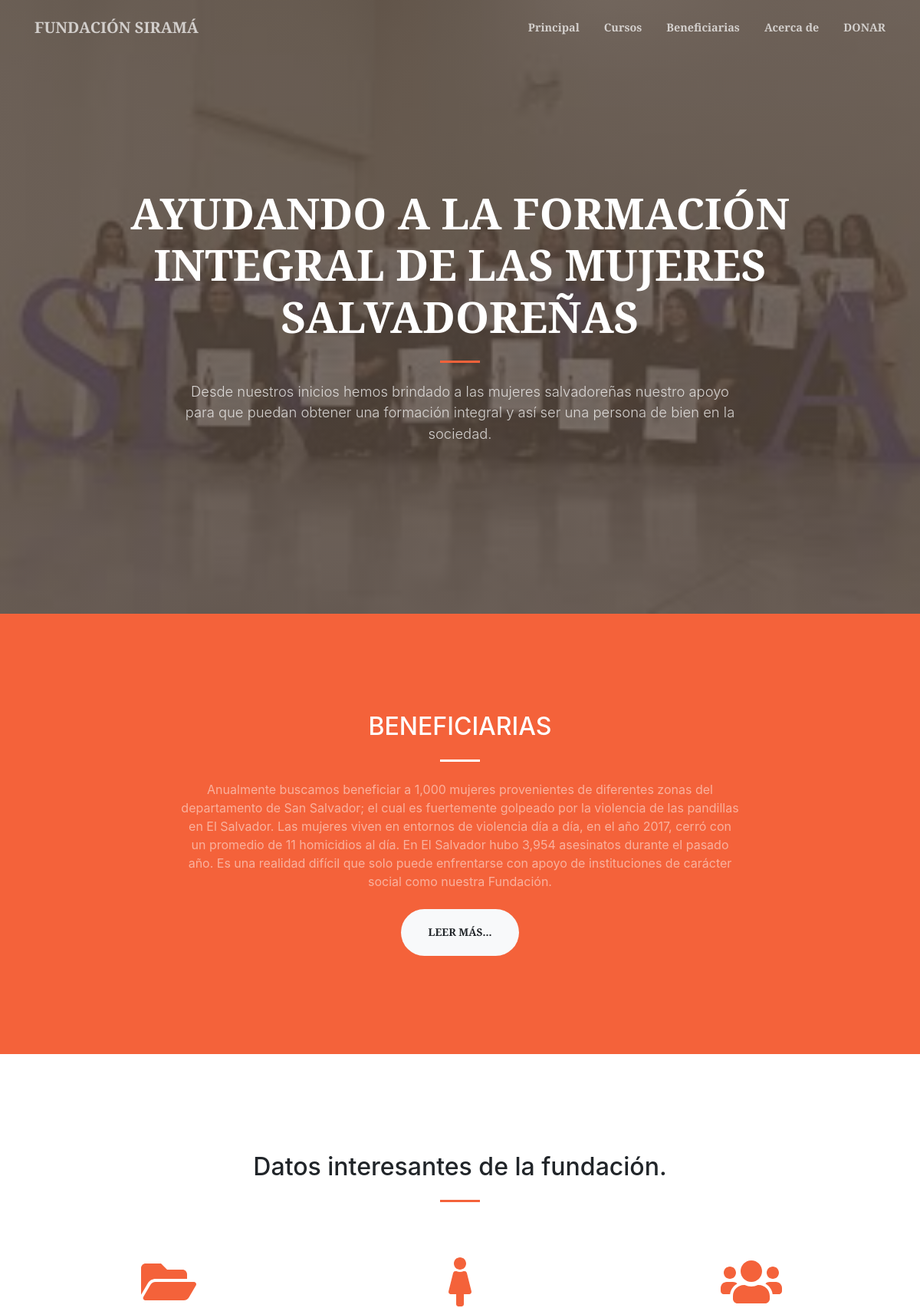
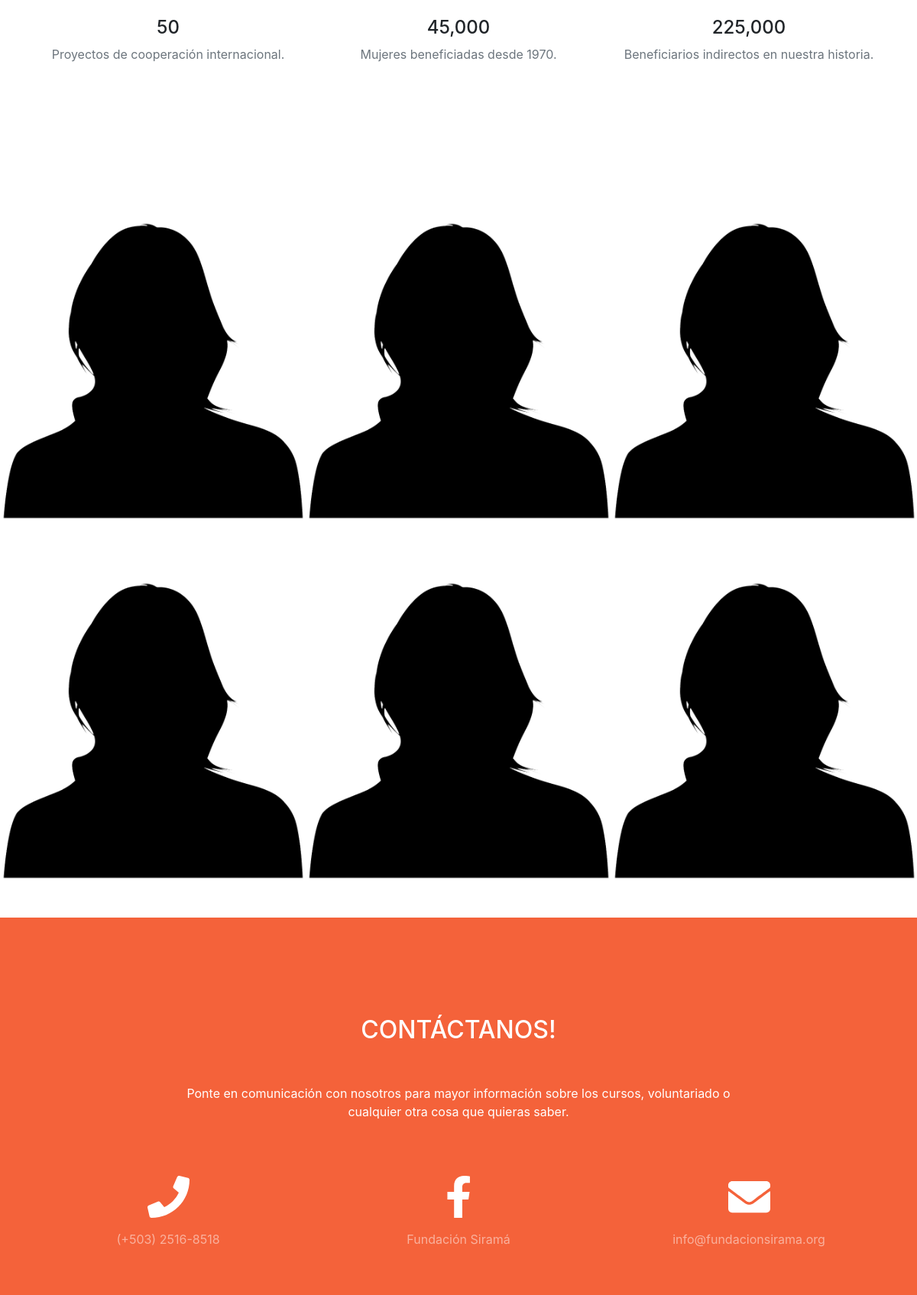
Screenshot of /Beneficiarias.php (upper part) with the database file from the repository (2 pictures, top to bottom).
### tables this page shows
CREATE TABLE IF NOT EXISTS `enunciados` (
  `Id_Enun` int(5) NOT NULL,
  `Titulo` varchar(150) NOT NULL,
  `Descripcion` varchar(1500) NOT NULL,
  `Fecha` date NOT NULL,
  `Banner` varchar(100) NOT NULL,
  PRIMARY KEY (`Id_Enun`)
);

CREATE TABLE IF NOT EXISTS `beneficiarias` (
  `Id_Bene` int(5) NOT NULL,
  `Nombre` varchar(50) NOT NULL,
  `Opinion` varchar(1500) NOT NULL,
  `Fecha` date NOT NULL,
  `Estado` int(5) NOT NULL,
  `ubicacion_bene` int(5) NOT NULL,
  `Foto` varchar(100) NOT NULL,
  PRIMARY KEY (`Id_Bene`)
);

### Beneficiarias.php (the view, shortened to what this page needs)
<!DOCTYPE html>
<html lang="en">
    <head>
        <link href="https://cdnjs.cloudflare.com/ajax/libs/magnific-popup.js/1.1.0/magnific-popup.min.css" rel="stylesheet" />
        <link href="css/style_bene.css" rel="stylesheet" />
        <link rel="stylesheet" type="text/css" href="css/style_SM.css">
    </head>
    <body id="page-top">
        <?php
            include("php/Conexion.php");
        ?>
        <nav class="navbar navbar-expand-lg navbar-light fixed-top py-3" id="mainNav">
            <div class="container">
                <a class="navbar-brand js-scroll-trigger" href="index.php">FUNDACIÓN SIRAMÁ</a>
                <div class="collapse navbar-collapse" id="navbarResponsive">
                    <ul class="navbar-nav ml-auto my-2 my-lg-0">
                        <li class="nav-item"><a class="nav-link js-scroll-trigger" href="index.php">Principal</a></li>
                        <li class="nav-item"><a class="nav-link js-scroll-trigger" href="cursos.php">Cursos</a></li>
                        <li class="nav-item"><a class="nav-link js-scroll-trigger" href="Beneficiarias.php">Beneficiarias</a></li>
                        <li class="nav-item"><a class="nav-link js-scroll-trigger" href="info.php">Acerca de</a></li>
                        <li class="nav-item"><a class="nav-link js-scroll-trigger" target="_ablank" href="https://secure.squarespace.com/checkout/donate?donatePageId=59b7ab502d83c3863db865cd">DONAR</a></li>
                    </ul>
                </div>
            </div>
        </nav>
        <header class="masthead">
            <div class="container h-100">
                <div class="row h-100 align-items-center justify-content-center text-center">
                    <div class="col-lg-10 align-self-end">
                        <?php echo imprimirTitulo1(3); ?>
                        <hr class="divider my-4" />
                    </div>
                    <div class="col-lg-8 align-self-baseline">
                        <?php echo imprimirdescripcion1(3); ?>
                    </div>
                </div>
            </div>
        </header>
        <section class="page-section bg-primary" id="about">
            <div class="container">
                <div class="row justify-content-center">
                    <div class="col-lg-8 text-center">
                        <h2 class="text-white mt-0">BENEFICIARIAS</h2>
                        <hr class="divider light my-4" />
                        <p class="text-white-50 mb-4">Anualmente buscamos beneficiar a 1,000 mujeres provenientes de diferentes zonas del departamento de San Salvador; el cual es fuertemente golpeado por la violencia de las pandillas en El Salvador. Las mujeres viven en entornos de violencia día a día, en el año 2017, cerró con un promedio de 11 homicidios al día. En El Salvador hubo 3,954 asesinatos durante el pasado año. Es una realidad difícil que solo puede enfrentarse con apoyo de instituciones de carácter social como nuestra Fundación.</p>
                        <a class="btn btn-light btn-xl js-scroll-trigger" href="#information">Leer más...</a>
                    </div>
                </div>
            </div>
        </section>
        <section class="page-section" id="information">
            <div class="container">
                <h2 class="text-center mt-0">Datos interesantes de la fundación.</h2>
                <hr class="divider my-4" />
                <div class="row">
                    <div class="col-lg-4 col-md-6 text-center">
                        <div class="mt-5">
                            <i class="fas fa-4x fa-folder-open text-primary mb-4"></i>
                            <h3 class="h4 mb-2">50</h3>
                            <p class="text-muted mb-0">Proyectos de cooperación internacional.</p>
                        </div>
                    </div>
                    <div class="col-lg-4 col-md-6 text-center">
                        <div class="mt-5">
                            <i class="fas fa-4x fa-female text-primary mb-4"></i>
                            <h3 class="h4 mb-2">45,000</h3>
                            <p class="text-muted mb-0">Mujeres beneficiadas desde 1970.</p>
                        </div>
                    </div>
                    <div class="col-lg-4 col-md-6 text-center">
                        <div class="mt-5">
                            <i class="fas fa-4x fa-users text-primary mb-4"></i>
                            <h3 class="h4 mb-2">225,000</h3>
                            <p class="text-muted mb-0">Beneficiarios indirectos en nuestra historia.</p>
                        </div>
                    </div>
                </div>
            </div>
        </section>
        <section id="portfolio">
            <div class="container-fluid p-0">
                <div class="row no-gutters">
                    <div class="col-lg-4 col-sm-6">
                        <a class="portfolio-box" href="/Proyecto_ADS/Proyecto/img/Beneficiarias/<?php echo imprimirPhoto(1); ?>"
                            ><img class="img-fluid" src="/Proyecto_ADS/Proyecto/img/Beneficiarias/<?php echo imprimirPhoto(1); ?>" alt="Foto Beneficiaria" />
                            </a
                        >
                    </div>
                    <div class="col-lg-4 col-sm-6">
                        <a class="portfolio-box" href="/Proyecto_ADS/Proyecto/img/Beneficiarias/<?php echo imprimirPhoto(2); ?>"
                            ><img class="img-fluid" src="/Proyecto_ADS/Proyecto/img/Beneficiarias/<?php echo imprimirPhoto(2); ?>" alt="" />
                            </a
                        >
                    </div>
                    <div class="col-lg-4 col-sm-6">
                        <a class="portfolio-box" href="/Proyecto_ADS/Proyecto/img/Beneficiarias/<?php echo imprimirPhoto(3); ?>"
                            ><img class="img-fluid" src="/Proyecto_ADS/Proyecto/img/Beneficiarias/<?php echo imprimirPhoto(3); ?>" alt="" />
                            </a
                        >
                    </div>
                    <div class="col-lg-4 col-sm-6">
                        <a class="portfolio-box" href="/Proyecto_ADS/Proyecto/img/Beneficiarias/<?php echo imprimirPhoto(4); ?>"
                            ><img class="img-fluid" src="/Proyecto_ADS/Proyecto/img/Beneficiarias/<?php echo imprimirPhoto(4); ?>" alt="" />
                            </a
                        >
                    </div>
                    <div class="col-lg-4 col-sm-6">
                        <a class="portfolio-box" href="/Proyecto_ADS/Proyecto/img/Beneficiarias/<?php echo imprimirPhoto(5); ?>"
                            ><img class="img-fluid" src="/Proyecto_ADS/Proyecto/img/Beneficiarias/<?php echo imprimirPhoto(5); ?>" alt="" />
                            </a
                        >
                    </div>
                    <div class="col-lg-4 col-sm-6">
                        <a class="portfolio-box" href="/Proyecto_ADS/Proyecto/img/Beneficiarias/<?php echo imprimirPhoto(6); ?>"
                            ><img class="img-fluid" src="/Proyecto_ADS/Proyecto/img/Beneficiarias/<?php echo imprimirPhoto(6); ?>" alt="" />
                            </a
                        >
                    </div>
                </div>
            </div>
        </section>
        <br>
        <br>
        <section class="page-section bg-primary" id="contact">
            <div class="container">
                <div class="row justify-content-center">
                    <div class="col-lg-8 text-center">
                        <h2 class="text-white mt-0">CONTÁCTANOS!</h2>
                        <hr class="divider my-4" />
                        <p class="text-white mb-4">Ponte en comunicación con nosotros para mayor información sobre los cursos, voluntariado o cualquier otra cosa que quieras saber.</p>
                    </div>
                </div>
                <br>
                <br>
                <div class="row">
                    <div class="col-lg-4 ml-auto text-center">
                        <a ><i class="fas fa-phone fa-3x mb-3 text-white" id="links"></i></a>
                        <div class="text-white-50 mb-4">(+503) 2516-8518</div>
                    </div>
                    <div class="col-lg-4 mr-auto text-center">
                        <a  href="https://www.facebook.com/fundacionsirama.org/?epa=SEARCH_BOX" target="_ablank"><i class="fab fa-facebook-f fa-3x mb-3 text-white" id="links"></i></a>
                        <div class="text-white-50 mb-4">Fundación Siramá</div>
                    </div>
                    <br>
                    <div class="col-lg-4 mr-auto text-center">
                        <a  href="mailto:info@fundacionsirama.org"><i class="fas fa-envelope fa-3x mb-3 text-white" id="links"></i></a>
                        <div class="text-white-50 mb-4">info@fundacionsirama.org</div>
                    </div>
                </div>
            </div>
        </section>
    </body>
</html>

### php/Conexion.php (shortened to what this page needs)
<?php
    function conectar(){
        $user = "root";
        $pass = "";
        $server = "localhost";
        $basededatos = "sirama";
        $q = mysqli_connect($server, $user, $pass, $basededatos, "3308") or die ("No se pudo establecer coexión al servidor: " . mysqli_error());
        return $q;
    }
    function obtenertitulo1($Id_Enun){
        $con = conectar();
        $q = "Select Titulo From enunciados Where Id_Enun = '$Id_Enun'";
        $re =  mysqli_query($con, $q);
        while ($colum = mysqli_fetch_array($re)) {
            $Titu1 = $colum['Titulo'];
        }
        return $Titu1;
    }
    function imprimirtitulo1($Id_Enun){
        $Titu1 = obtenertitulo1($Id_Enun);
        $impri = "<h1 class='text-uppercase text-white font-weight-bold'>" . $Titu1 . "</h1>";
        return $impri;
    }
        function obtenerdescripcion1($Id_Enun){
            $con = conectar();
            $q = "Select Descripcion From enunciados Where Id_Enun = '$Id_Enun'";
            $re =  mysqli_query($con, $q);
            while ($colum = mysqli_fetch_array($re)) {
                $Des1 = $colum['Descripcion'];
            }
            return $Des1;
        }
        function imprimirdescripcion1($Id_Enun){
            $Des1 = obtenerdescripcion1($Id_Enun);
            $impri1 = "<p class='text-white-75 font-weight-light mb-5'>" . $Des1 . "</p>";
            return $impri1;
        }
            function obtenerFoto($IdBene){
                $con = conectar();
                $q = "select Foto FROM beneficiarias WHERE ubicacion_bene = '$IdBene' && Estado = '1'";
                $re =  mysqli_query($con, $q);
                while ($colum = mysqli_fetch_array($re)) {
                    $Pic = $colum['Foto'];
                }
                return $Pic;
            }
            function imprimirPhoto($IdBene){
                $Pictu = obtenerFoto($IdBene);
                $impri = $Pictu;
                return $impri;
            }
?>

### css/style_SM.css (style rules this page uses)
body { padding: 0; margin: 0; }
#links { line-height: 90px; font-size: 55px; transition: 0.2s linear; }

### rows the page displays
enunciados: Titulo "AYUDANDO A LA FORMACIÓN INTEGRAL DE LAS MUJERES SALVADOREÑAS", Descripcion "Desde nuestros inicios hemos brindado a las mujeres salvadoreñas nuestro apoyo para que puedan obtener una formación integral y así ser una persona de bien en la sociedad."
beneficiarias: Foto (picture)
beneficiarias: Foto (picture)
beneficiarias: Foto (picture)
beneficiarias: Foto (picture)
beneficiarias: Foto (picture)
beneficiarias: Foto (picture)
